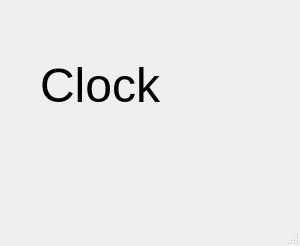
<?xml version="1.0" encoding="UTF-8"?>
<ui version="4.0">
 <class>MainWindow</class>
 <widget class="QMainWindow" name="MainWindow">
  <property name="geometry">
   <rect>
    <x>0</x>
    <y>0</y>
    <width>300</width>
    <height>246</height>
   </rect>
  </property>
  <property name="windowTitle">
   <string>MainWindow</string>
  </property>
  <widget class="QWidget" name="centralwidget">
   <widget class="QLabel" name="My_Clock">
    <property name="geometry">
     <rect>
      <x>40</x>
      <y>20</y>
      <width>271</width>
      <height>131</height>
     </rect>
    </property>
    <property name="font">
     <font>
      <pointsize>36</pointsize>
     </font>
    </property>
    <property name="text">
     <string>Clock</string>
    </property>
   </widget>
  </widget>
  <widget class="QMenuBar" name="menubar">
   <property name="geometry">
    <rect>
     <x>0</x>
     <y>0</y>
     <width>300</width>
     <height>24</height>
    </rect>
   </property>
  </widget>
  <widget class="QStatusBar" name="statusbar"/>
 </widget>
 <resources/>
 <connections/>
</ui>
